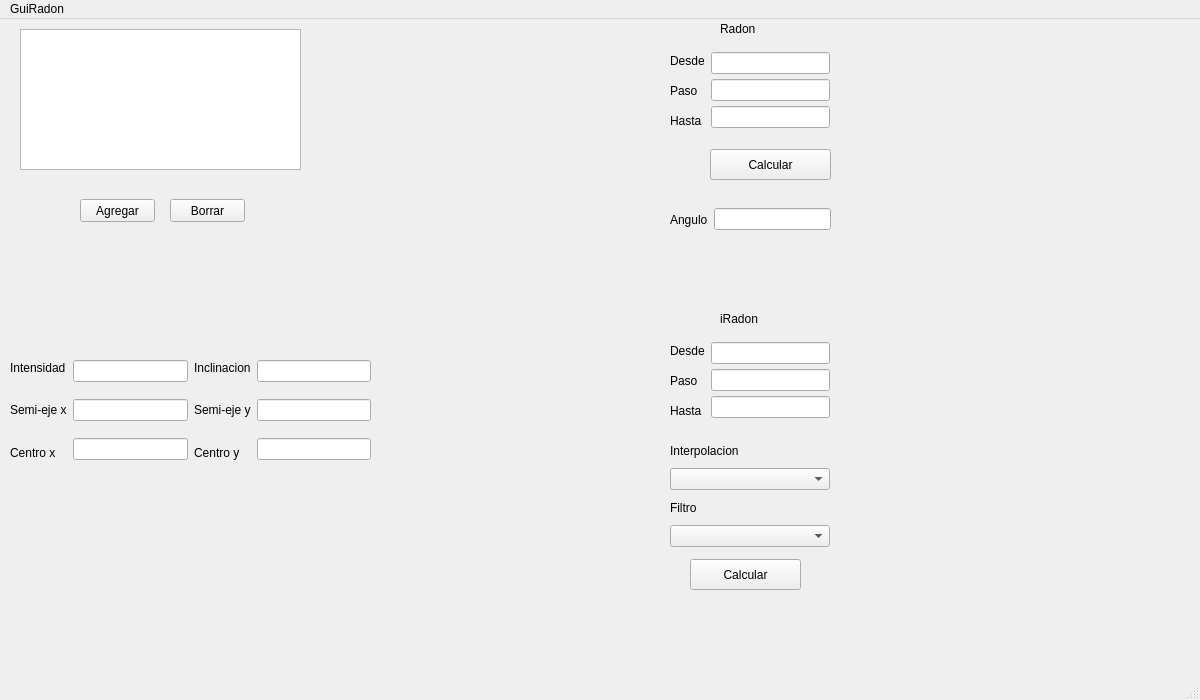
<?xml version="1.0" encoding="UTF-8"?>
<ui version="4.0">
 <class>MainWindow</class>
 <widget class="QMainWindow" name="MainWindow">
  <property name="geometry">
   <rect>
    <x>0</x>
    <y>0</y>
    <width>1200</width>
    <height>700</height>
   </rect>
  </property>
  <property name="maximumSize">
   <size>
    <width>1200</width>
    <height>700</height>
   </size>
  </property>
  <property name="windowTitle">
   <string>MainWindow</string>
  </property>
  <widget class="QWidget" name="centralwidget">
   <widget class="QPushButton" name="pushButtonBorrar">
    <property name="geometry">
     <rect>
      <x>170</x>
      <y>180</y>
      <width>75</width>
      <height>23</height>
     </rect>
    </property>
    <property name="text">
     <string>Borrar</string>
    </property>
   </widget>
   <widget class="QPushButton" name="pushButtonAgregar">
    <property name="geometry">
     <rect>
      <x>80</x>
      <y>180</y>
      <width>75</width>
      <height>23</height>
     </rect>
    </property>
    <property name="text">
     <string>Agregar</string>
    </property>
   </widget>
   <widget class="QTextEdit" name="textEditParametersChart">
    <property name="geometry">
     <rect>
      <x>20</x>
      <y>10</y>
      <width>281</width>
      <height>141</height>
     </rect>
    </property>
   </widget>
   <widget class="QPushButton" name="pushButtonRadonCalcular">
    <property name="geometry">
     <rect>
      <x>710</x>
      <y>130</y>
      <width>121</width>
      <height>31</height>
     </rect>
    </property>
    <property name="text">
     <string>Calcular</string>
    </property>
   </widget>
   <widget class="QPushButton" name="pushButtoniRadonCalcular">
    <property name="geometry">
     <rect>
      <x>690</x>
      <y>540</y>
      <width>111</width>
      <height>31</height>
     </rect>
    </property>
    <property name="text">
     <string>Calcular</string>
    </property>
   </widget>
   <widget class="QWidget" name="verticalLayoutWidget_3">
    <property name="geometry">
     <rect>
      <x>670</x>
      <y>420</y>
      <width>160</width>
      <height>108</height>
     </rect>
    </property>
    <layout class="QVBoxLayout" name="verticalLayout_3">
     <item>
      <widget class="QLabel" name="label_7">
       <property name="text">
        <string>Interpolacion</string>
       </property>
      </widget>
     </item>
     <item>
      <widget class="QComboBox" name="comboBox"/>
     </item>
     <item>
      <widget class="QLabel" name="label_8">
       <property name="text">
        <string>Filtro</string>
       </property>
      </widget>
     </item>
     <item>
      <widget class="QComboBox" name="comboBox_2"/>
     </item>
    </layout>
   </widget>
   <widget class="QWidget" name="horizontalLayoutWidget">
    <property name="geometry">
     <rect>
      <x>10</x>
      <y>330</y>
      <width>361</width>
      <height>122</height>
     </rect>
    </property>
    <layout class="QHBoxLayout" name="horizontalLayout">
     <item>
      <layout class="QVBoxLayout" name="verticalLayout_5">
       <item>
        <widget class="QLabel" name="label">
         <property name="text">
          <string>Intensidad</string>
         </property>
        </widget>
       </item>
       <item>
        <widget class="QLabel" name="label_2">
         <property name="text">
          <string>Semi-eje x</string>
         </property>
        </widget>
       </item>
       <item>
        <widget class="QLabel" name="label_3">
         <property name="text">
          <string>Centro x</string>
         </property>
        </widget>
       </item>
      </layout>
     </item>
     <item>
      <layout class="QVBoxLayout" name="verticalLayout_4">
       <item>
        <widget class="QLineEdit" name="lineEditIntensidad"/>
       </item>
       <item>
        <widget class="QLineEdit" name="lineEditSemiEjeX"/>
       </item>
       <item>
        <widget class="QLineEdit" name="lineEditCentroX"/>
       </item>
      </layout>
     </item>
     <item>
      <layout class="QVBoxLayout" name="verticalLayout_2">
       <item>
        <widget class="QLabel" name="label_5">
         <property name="text">
          <string>Inclinacion</string>
         </property>
        </widget>
       </item>
       <item>
        <widget class="QLabel" name="label_6">
         <property name="text">
          <string>Semi-eje y</string>
         </property>
        </widget>
       </item>
       <item>
        <widget class="QLabel" name="label_4">
         <property name="text">
          <string>Centro y</string>
         </property>
        </widget>
       </item>
      </layout>
     </item>
     <item>
      <layout class="QVBoxLayout" name="verticalLayout">
       <item>
        <widget class="QLineEdit" name="lineEditInclinacion"/>
       </item>
       <item>
        <widget class="QLineEdit" name="lineEditSemiEjeY"/>
       </item>
       <item>
        <widget class="QLineEdit" name="lineEditCentroY"/>
       </item>
      </layout>
     </item>
    </layout>
   </widget>
   <widget class="QWidget" name="horizontalLayoutWidget_2">
    <property name="geometry">
     <rect>
      <x>670</x>
      <y>30</y>
      <width>160</width>
      <height>84</height>
     </rect>
    </property>
    <layout class="QHBoxLayout" name="horizontalLayout_2">
     <item>
      <layout class="QVBoxLayout" name="verticalLayout_6">
       <item>
        <widget class="QLabel" name="label_9">
         <property name="text">
          <string>Desde</string>
         </property>
        </widget>
       </item>
       <item>
        <widget class="QLabel" name="label_10">
         <property name="text">
          <string>Paso</string>
         </property>
        </widget>
       </item>
       <item>
        <widget class="QLabel" name="label_11">
         <property name="text">
          <string>Hasta</string>
         </property>
        </widget>
       </item>
      </layout>
     </item>
     <item>
      <layout class="QGridLayout" name="gridLayout_2">
       <property name="bottomMargin">
        <number>2</number>
       </property>
       <property name="horizontalSpacing">
        <number>6</number>
       </property>
       <property name="verticalSpacing">
        <number>2</number>
       </property>
       <item row="0" column="0">
        <widget class="QLineEdit" name="lineEditRadonDesde"/>
       </item>
       <item row="1" column="0">
        <widget class="QLineEdit" name="lineEditRadonPaso"/>
       </item>
       <item row="2" column="0">
        <widget class="QLineEdit" name="lineEditRadonHasta"/>
       </item>
      </layout>
     </item>
    </layout>
   </widget>
   <widget class="QWidget" name="horizontalLayoutWidget_3">
    <property name="geometry">
     <rect>
      <x>670</x>
      <y>180</y>
      <width>161</width>
      <height>41</height>
     </rect>
    </property>
    <layout class="QHBoxLayout" name="horizontalLayout_3">
     <item>
      <widget class="QLabel" name="label_12">
       <property name="text">
        <string>Angulo</string>
       </property>
      </widget>
     </item>
     <item>
      <widget class="QLineEdit" name="lineEditRadonAngulo"/>
     </item>
    </layout>
   </widget>
   <widget class="QLabel" name="label_16">
    <property name="geometry">
     <rect>
      <x>720</x>
      <y>0</y>
      <width>68</width>
      <height>19</height>
     </rect>
    </property>
    <property name="text">
     <string>Radon</string>
    </property>
   </widget>
   <widget class="QLabel" name="label_17">
    <property name="geometry">
     <rect>
      <x>720</x>
      <y>290</y>
      <width>68</width>
      <height>19</height>
     </rect>
    </property>
    <property name="text">
     <string>iRadon</string>
    </property>
   </widget>
   <widget class="QWidget" name="horizontalLayoutWidget_4">
    <property name="geometry">
     <rect>
      <x>670</x>
      <y>320</y>
      <width>160</width>
      <height>84</height>
     </rect>
    </property>
    <layout class="QHBoxLayout" name="horizontalLayout_4">
     <item>
      <layout class="QVBoxLayout" name="verticalLayout_7">
       <item>
        <widget class="QLabel" name="label_13">
         <property name="text">
          <string>Desde</string>
         </property>
        </widget>
       </item>
       <item>
        <widget class="QLabel" name="label_14">
         <property name="text">
          <string>Paso</string>
         </property>
        </widget>
       </item>
       <item>
        <widget class="QLabel" name="label_15">
         <property name="text">
          <string>Hasta</string>
         </property>
        </widget>
       </item>
      </layout>
     </item>
     <item>
      <layout class="QGridLayout" name="gridLayout_3">
       <property name="bottomMargin">
        <number>2</number>
       </property>
       <property name="horizontalSpacing">
        <number>6</number>
       </property>
       <property name="verticalSpacing">
        <number>2</number>
       </property>
       <item row="0" column="0">
        <widget class="QLineEdit" name="lineEditiRadonDesde"/>
       </item>
       <item row="1" column="0">
        <widget class="QLineEdit" name="lineEditiRadonPaso"/>
       </item>
       <item row="2" column="0">
        <widget class="QLineEdit" name="lineEditiRadonHasta"/>
       </item>
      </layout>
     </item>
    </layout>
   </widget>
  </widget>
  <widget class="QMenuBar" name="menubar">
   <property name="geometry">
    <rect>
     <x>0</x>
     <y>0</y>
     <width>1200</width>
     <height>21</height>
    </rect>
   </property>
   <widget class="QMenu" name="menuGuiRadon">
    <property name="title">
     <string>GuiRadon</string>
    </property>
   </widget>
   <addaction name="menuGuiRadon"/>
  </widget>
  <widget class="QStatusBar" name="statusbar"/>
 </widget>
 <resources/>
 <connections/>
</ui>
